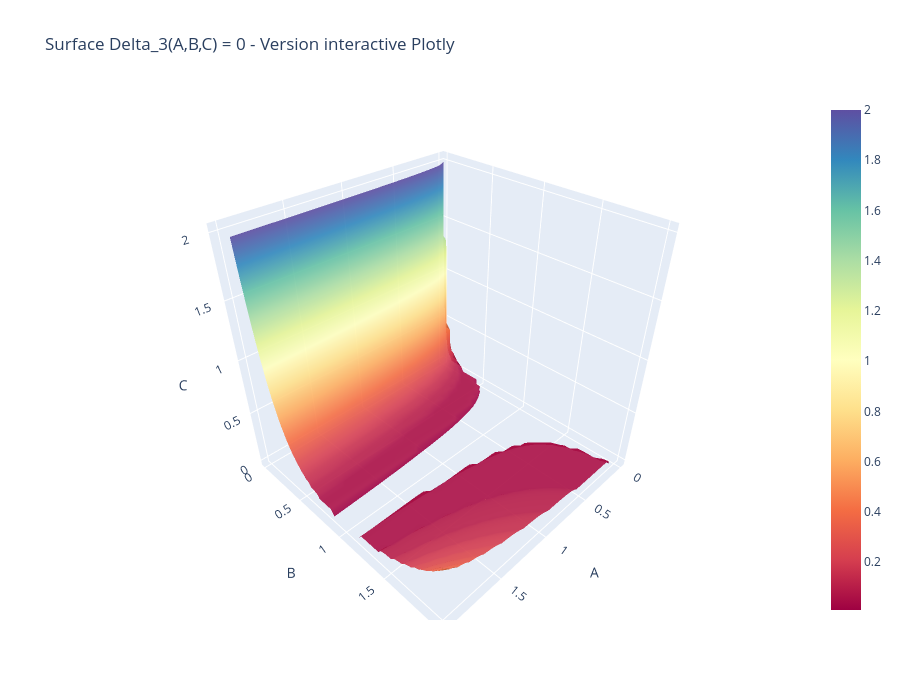

Notebook code for this chart:
### Code cell
import numpy as np
import plotly.graph_objects as go
from skimage.measure import marching_cubes

def implicit_plot3d_plotly(f, xrange, yrange, zrange, resolution=50, level=0, 
                           colorscale='Viridis', opacity=0.8, title=None, labels=None):
    """
    Version Plotly de implicit_plot3d - 100% interactif dans VS Code !
    
    Avantages:
    - Rotation, zoom, pan avec la souris sans problèmes JavaScript
    - Meilleure performance
    - Tooltips interactifs
    - Export facile en HTML
    """
    # Créer la grille
    x = np.linspace(xrange[0], xrange[1], resolution)
    y = np.linspace(yrange[0], yrange[1], resolution)
    z = np.linspace(zrange[0], zrange[1], resolution)
    X, Y, Z = np.meshgrid(x, y, z, indexing='ij')
    
    # Évaluer la fonction
    vol = f(X, Y, Z)
    
    # Extraire la surface avec marching cubes
    try:
        verts, faces, _, _ = marching_cubes(vol, level=level)
        
        # Rescale vertices to actual coordinates
        verts[:, 0] = verts[:, 0] * (xrange[1] - xrange[0]) / (resolution - 1) + xrange[0]
        verts[:, 1] = verts[:, 1] * (yrange[1] - yrange[0]) / (resolution - 1) + yrange[0]
        verts[:, 2] = verts[:, 2] * (zrange[1] - zrange[0]) / (resolution - 1) + zrange[0]
        
        # Créer le mesh 3D avec Plotly
        fig = go.Figure(data=[
            go.Mesh3d(
                x=verts[:, 0],
                y=verts[:, 1],
                z=verts[:, 2],
                i=faces[:, 0],
                j=faces[:, 1],
                k=faces[:, 2],
                colorscale=colorscale,
                opacity=opacity,
                intensity=verts[:, 2],  # Colorer selon z
                name='Surface',
                hoverinfo='x+y+z'
            )
        ])
        
        # Configuration du layout
        axis_labels = labels if labels else ('x', 'y', 'z')
        fig.update_layout(
            title=title if title else 'Surface implicite 3D',
            scene=dict(
                xaxis_title=axis_labels[0],
                yaxis_title=axis_labels[1],
                zaxis_title=axis_labels[2],
                aspectmode='data'
            ),
            width=900,
            height=700,
            showlegend=False
        )
        
        print("✓ Figure interactive créée ! Utilisez la souris pour:")
        print("  - Rotation: clic gauche + glisser")
        print("  - Zoom: molette ou clic droit + glisser")
        print("  - Pan: Shift + clic gauche + glisser")
        
        return fig
        
    except Exception as e:
        print(f"Erreur lors du tracé: {e}")
        return None

# Exemple avec votre équation
def mon_equation(A, B, C):
    """Équation Delta_3(A,B,C) = 0"""
    return (A**2 * (-4*A*(A*(B + C - 1)**2 - 3*C*(2*B - 1))**3
                   + (2*A**2*(B + C - 1)**3 - 9*A*C*(2*B - 1)*(B + C - 1) + 27*B*C**2)**2) 
            / (2916 * C**6))

# Tracer avec Plotly (interactif !) - la figure s'affiche automatiquement
fig = implicit_plot3d_plotly(
    mon_equation,
    xrange=(0.01, 2),
    yrange=(0.01, 2), 
    zrange=(0.01, 2),
    resolution=40,
    colorscale='Spectral',
    opacity=0.9,
    title=r"Surface Delta_3(A,B,C) = 0 - Version interactive Plotly",
    labels=('A', 'B', 'C')
)

# La figure s'affiche automatiquement dans VS Code
fig

### Figure 1 — Plotly figure (JSON) as saved in the notebook; plotly's stock layout.template omitted (floating-point values rounded to 4 significant figures; data arrays with more than 128 entries replaced by an {"elided": "..."} marker saying what was removed)
{"data": [{"colorscale": [[0, "rgb(158,1,66)"], [0.1, "rgb(213,62,79)"], [0.2, "rgb(244,109,67)"], [0.3, "rgb(253,174,97)"], [0.4, "rgb(254,224,139)"], [0.5, "rgb(255,255,191)"], [0.6, "rgb(230,245,152)"], [0.7, "rgb(171,221,164)"], [0.8, "rgb(102,194,165)"], [0.9, "rgb(50,136,189)"], [1, "rgb(94,79,162)"]], "hoverinfo": "x+y+z", "i": {"elided": "5825 int values"}, "intensity": {"elided": "3072 float values"}, "j": {"elided": "5825 int values"}, "k": {"elided": "5825 int values"}, "name": "Surface", "opacity": 0.9, "type": "mesh3d", "x": {"elided": "3072 float values"}, "y": {"elided": "3072 float values"}, "z": {"elided": "3072 float values"}}], "layout": {"height": 700, "scene": {"aspectmode": "data", "xaxis": {"title": {"text": "A"}}, "yaxis": {"title": {"text": "B"}}, "zaxis": {"title": {"text": "C"}}}, "showlegend": false, "title": {"text": "Surface Delta_3(A,B,C) = 0 - Version interactive Plotly"}, "width": 900}}
